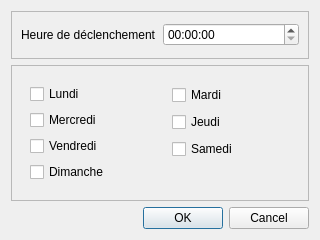
<?xml version="1.0" encoding="UTF-8"?>
<ui version="4.0">
 <class>fenMailRecap</class>
 <widget class="QDialog" name="fenMailRecap">
  <property name="geometry">
   <rect>
    <x>0</x>
    <y>0</y>
    <width>320</width>
    <height>240</height>
   </rect>
  </property>
  <property name="windowTitle">
   <string>Parametres mail recap</string>
  </property>
  <layout class="QVBoxLayout" name="verticalLayout">
   <item>
    <widget class="QFrame" name="frame">
     <property name="maximumSize">
      <size>
       <width>16777215</width>
       <height>50</height>
      </size>
     </property>
     <property name="frameShape">
      <enum>QFrame::Shape::StyledPanel</enum>
     </property>
     <property name="frameShadow">
      <enum>QFrame::Shadow::Raised</enum>
     </property>
     <layout class="QHBoxLayout" name="horizontalLayout">
      <item>
       <widget class="QLabel" name="label">
        <property name="text">
         <string>Heure de déclenchement</string>
        </property>
       </widget>
      </item>
      <item>
       <widget class="QTimeEdit" name="labHeure"/>
      </item>
     </layout>
    </widget>
   </item>
   <item>
    <widget class="QFrame" name="frame_2">
     <property name="frameShape">
      <enum>QFrame::Shape::StyledPanel</enum>
     </property>
     <property name="frameShadow">
      <enum>QFrame::Shadow::Raised</enum>
     </property>
     <layout class="QHBoxLayout" name="horizontalLayout_2">
      <item>
       <widget class="QFrame" name="frame_3">
        <property name="frameShape">
         <enum>QFrame::Shape::NoFrame</enum>
        </property>
        <property name="frameShadow">
         <enum>QFrame::Shadow::Raised</enum>
        </property>
        <layout class="QVBoxLayout" name="verticalLayout_2">
         <item>
          <widget class="QCheckBox" name="checkLundi">
           <property name="text">
            <string>Lundi</string>
           </property>
          </widget>
         </item>
         <item>
          <widget class="QCheckBox" name="checkMercredi">
           <property name="text">
            <string>Mercredi</string>
           </property>
          </widget>
         </item>
         <item>
          <widget class="QCheckBox" name="checkVendredi">
           <property name="text">
            <string>Vendredi</string>
           </property>
          </widget>
         </item>
         <item>
          <widget class="QCheckBox" name="checkDimanche">
           <property name="text">
            <string>Dimanche</string>
           </property>
          </widget>
         </item>
        </layout>
       </widget>
      </item>
      <item>
       <widget class="QFrame" name="frame_4">
        <property name="frameShape">
         <enum>QFrame::Shape::NoFrame</enum>
        </property>
        <property name="frameShadow">
         <enum>QFrame::Shadow::Raised</enum>
        </property>
        <layout class="QVBoxLayout" name="verticalLayout_3">
         <item>
          <widget class="QCheckBox" name="checkMardi">
           <property name="text">
            <string>Mardi</string>
           </property>
          </widget>
         </item>
         <item>
          <widget class="QCheckBox" name="checkJeudi">
           <property name="text">
            <string>Jeudi</string>
           </property>
          </widget>
         </item>
         <item>
          <widget class="QCheckBox" name="checkSamedi">
           <property name="text">
            <string>Samedi</string>
           </property>
          </widget>
         </item>
         <item>
          <widget class="QLabel" name="label_2">
           <property name="minimumSize">
            <size>
             <width>0</width>
             <height>15</height>
            </size>
           </property>
           <property name="maximumSize">
            <size>
             <width>16777215</width>
             <height>15</height>
            </size>
           </property>
           <property name="text">
            <string/>
           </property>
          </widget>
         </item>
        </layout>
       </widget>
      </item>
     </layout>
    </widget>
   </item>
   <item>
    <widget class="QDialogButtonBox" name="buttonBox">
     <property name="orientation">
      <enum>Qt::Orientation::Horizontal</enum>
     </property>
     <property name="standardButtons">
      <set>QDialogButtonBox::StandardButton::Cancel|QDialogButtonBox::StandardButton::Ok</set>
     </property>
    </widget>
   </item>
  </layout>
 </widget>
 <resources/>
 <connections>
  <connection>
   <sender>buttonBox</sender>
   <signal>accepted()</signal>
   <receiver>fenMailRecap</receiver>
   <slot>accept()</slot>
   <hints>
    <hint type="sourcelabel">
     <x>248</x>
     <y>254</y>
    </hint>
    <hint type="destinationlabel">
     <x>157</x>
     <y>274</y>
    </hint>
   </hints>
  </connection>
  <connection>
   <sender>buttonBox</sender>
   <signal>rejected()</signal>
   <receiver>fenMailRecap</receiver>
   <slot>reject()</slot>
   <hints>
    <hint type="sourcelabel">
     <x>316</x>
     <y>260</y>
    </hint>
    <hint type="destinationlabel">
     <x>286</x>
     <y>274</y>
    </hint>
   </hints>
  </connection>
 </connections>
</ui>
